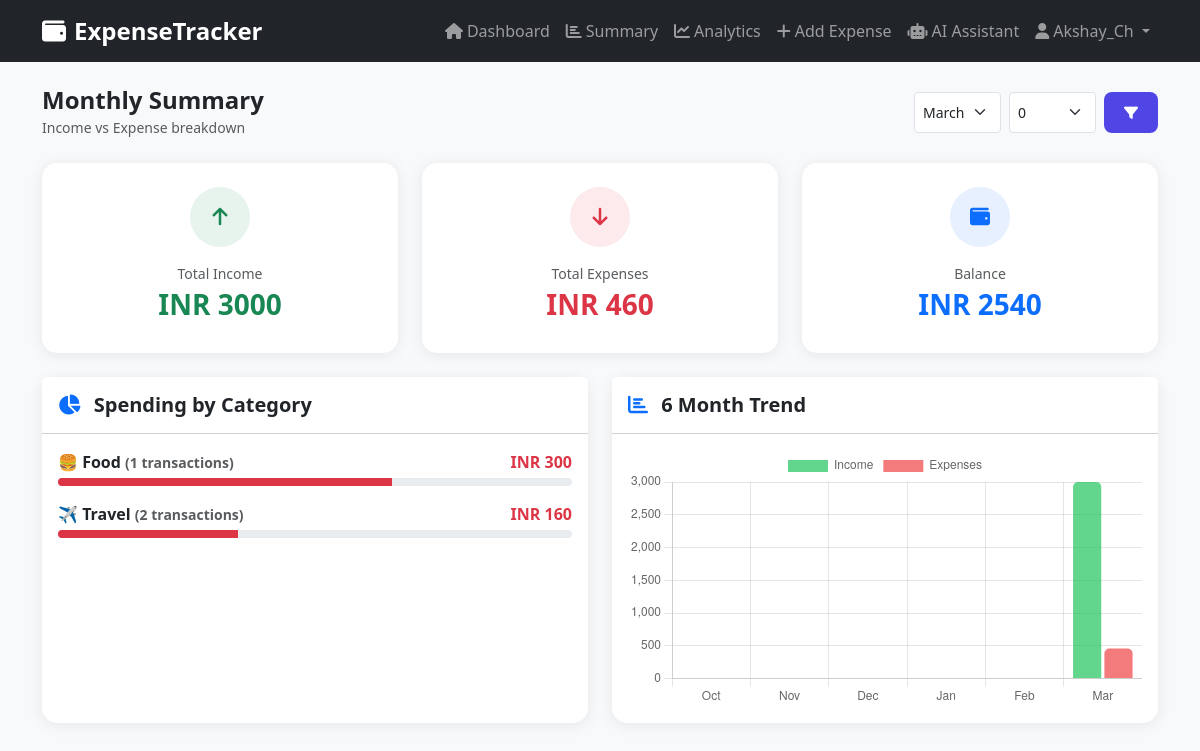
/summary/ (signed in), run on the app's committed database.
### accounts/models.py (models this page shows, shortened)
class UserProfile(models.Model):
    user = models.OneToOneField(User, on_delete=models.CASCADE)
    profile_picture = models.ImageField(
        upload_to='profile_pics/',
        blank=True,
        null=True
    )
    currency = models.CharField(
        max_length=10,
        default='USD'
    )
    monthly_budget = models.DecimalField(
        max_digits=10,
        decimal_places=2,
        default=0.00
    )
    created_at = models.DateTimeField(auto_now_add=True)

### expenses/views.py (the view)
# urls.py: path('summary/', views.summary_view, name='summary'),
@login_required
def summary_view(request):
    from django.db.models import Sum, Count
    from datetime import datetime
    import json
    today = datetime.today()
    month = today.month
    year = today.year
    selected_month = int(request.GET.get('month', month))
    selected_year = int(request.GET.get('year', year))
    monthly_data = Expense.objects.filter(
        user=request.user,
        date__month=selected_month,
        date__year=selected_year
    )
    total_income = monthly_data.filter(
        type='income'
    ).aggregate(total=Sum('amount'))['total'] or 0
    total_expenses = monthly_data.filter(
        type='expense'
    ).aggregate(total=Sum('amount'))['total'] or 0
    balance = total_income - total_expenses
    category_data = monthly_data.filter(
        type='expense'
    ).values(
        'category__name',
        'category__icon'
    ).annotate(
        total=Sum('amount'),
        count=Count('id')
    ).order_by('-total')
    months_data = []
    for i in range(5, -1, -1):
        from datetime import date
        from dateutil.relativedelta import relativedelta
        d = date.today() - relativedelta(months=i)
        m_expenses = Expense.objects.filter(
            user=request.user,
            type='expense',
            date__month=d.month,
            date__year=d.year
        ).aggregate(total=Sum('amount'))['total'] or 0
        m_income = Expense.objects.filter(
            user=request.user,
            type='income',
            date__month=d.month,
            date__year=d.year
        ).aggregate(total=Sum('amount'))['total'] or 0
        months_data.append({
            'month': d.strftime('%b'),
            'expenses': float(m_expenses),
            'income': float(m_income),
        })
    try:
        currency = request.user.userprofile.currency
    except:
        currency = 'USD'
    month_names = [
        'January', 'February', 'March', 'April',
        'May', 'June', 'July', 'August',
        'September', 'October', 'November', 'December'
    ]
    context = {
        'total_income': total_income,
        'total_expenses': total_expenses,
        'balance': balance,
        'category_data': category_data,
        'currency': currency,
        'months_data': json.dumps(months_data),
        'selected_month': selected_month,
        'selected_year': selected_year,
        'month_names': enumerate(month_names, 1),
        'current_year': year,
    }
    return render(request, 'expenses/summary.html', context)

### templates/expenses/summary.html (shortened to what this page needs)
{% extends 'base.html' %}
{% block content %}
<div class="d-flex justify-content-between align-items-center mb-4">
    <div>
        <h4 class="fw-bold mb-0">Monthly Summary</h4>
        <small class="text-muted">Income vs Expense breakdown</small>
    </div>
    <form method="GET" class="d-flex gap-2">
        <select name="month" class="form-select form-select-sm">
            {% for num, name in month_names %}
            <option value="{{ num }}"
                {% if num == selected_month %}selected{% endif %}>
                {{ name }}
            </option>
            {% endfor %}
        </select>
        <select name="year" class="form-select form-select-sm">
            {% for y in "012345"|make_list %}
            <option value="{{ current_year|add:'-'|add:y }}"
                >
                {{ current_year|add:'-'|add:y }}
            </option>
            {% endfor %}
        </select>
        <button type="submit" class="btn btn-primary btn-sm">
            <i class="fas fa-filter"></i>
        </button>
    </form>
</div>
<div class="row g-4 mb-4">
    <div class="col-md-4">
        <div class="card p-4 text-center">
            <div class="rounded-circle bg-success bg-opacity-10
                        d-inline-flex align-items-center
                        justify-content-center mx-auto mb-3"
                 style="width:60px; height:60px;">
                <i class="fas fa-arrow-up text-success fa-lg"></i>
            </div>
            <small class="text-muted">Total Income</small>
            <h3 class="fw-bold text-success mt-1">
                {{ currency }} {{ total_income }}
            </h3>
        </div>
    </div>
    <div class="col-md-4">
        <div class="card p-4 text-center">
            <div class="rounded-circle bg-danger bg-opacity-10
                        d-inline-flex align-items-center
                        justify-content-center mx-auto mb-3"
                 style="width:60px; height:60px;">
                <i class="fas fa-arrow-down text-danger fa-lg"></i>
            </div>
            <small class="text-muted">Total Expenses</small>
            <h3 class="fw-bold text-danger mt-1">
                {{ currency }} {{ total_expenses }}
            </h3>
        </div>
    </div>
    <div class="col-md-4">
        <div class="card p-4 text-center">
            <div class="rounded-circle bg-primary bg-opacity-10
                        d-inline-flex align-items-center
                        justify-content-center mx-auto mb-3"
                 style="width:60px; height:60px;">
                <i class="fas fa-wallet text-primary fa-lg"></i>
            </div>
            <small class="text-muted">Balance</small>
            <h3 class="fw-bold mt-1
                {% if balance >= 0 %}text-primary{% else %}text-danger{% endif %}">
                {{ currency }} {{ balance }}
            </h3>
        </div>
    </div>
</div>
<div class="row g-4">
    <div class="col-md-6">
        <div class="card h-100">
            <div class="card-header bg-white py-3">
                <h5 class="mb-0 fw-bold">
                    <i class="fas fa-chart-pie text-primary me-2"></i>
                    Spending by Category
                </h5>
            </div>
            <div class="card-body">
                {% if category_data %}
                    {% for cat in category_data %}
                    <div class="mb-3">
                        <div class="d-flex justify-content-between mb-1">
                            <span class="fw-semibold">
                                {{ cat.category__icon }}
                                {{ cat.category__name|default:"Uncategorized" }}
                                <small class="text-muted">
                                    ({{ cat.count }} transactions)
                                </small>
                            </span>
                            <span class="fw-bold text-danger">
                                {{ currency }} {{ cat.total }}
                            </span>
                        </div>
                        {% if total_expenses > 0 %}
                        <div class="progress" style="height:8px;">
                            <div class="progress-bar bg-danger"
                                 style="width: {% widthratio cat.total total_expenses 100 %}%">
                            </div>
                        </div>
                        {% endif %}
                    </div>
                    {% endfor %}
                {% else %}
                    <div class="text-center py-4">
                        <i class="fas fa-chart-pie fa-3x text-muted mb-3"></i>
                        <p class="text-muted">No expense data for this month!</p>
                    </div>
                {% endif %}
            </div>
        </div>
    </div>
    <div class="col-md-6">
        <div class="card h-100">
            <div class="card-header bg-white py-3">
                <h5 class="mb-0 fw-bold">
                    <i class="fas fa-chart-bar text-primary me-2"></i>
                    6 Month Trend
                </h5>
            </div>
            <div class="card-body">
                <canvas id="trendChart"></canvas>
            </div>
        </div>
    </div>
</div>
{% endblock %}
{% block extra_js %}
<script>
    const monthsData = {{ months_data|safe }};
    const labels = monthsData.map(d => d.month);
    const expenses = monthsData.map(d => d.expenses);
    const income = monthsData.map(d => d.income);
    const ctx = document.getElementById('trendChart').getContext('2d');
    new Chart(ctx, {
        type: 'bar',
        data: {
            labels: labels,
            datasets: [
                {
                    label: 'Income',
                    data: income,
                    backgroundColor: 'rgba(34, 197, 94, 0.7)',
                    borderRadius: 5,
                },
                {
                    label: 'Expenses',
                    data: expenses,
                    backgroundColor: 'rgba(239, 68, 68, 0.7)',
                    borderRadius: 5,
                }
            ]
        },
        options: {
            responsive: true,
            plugins: {
                legend: { position: 'top' }
            },
            scales: {
                y: {
                    beginAtZero: true
                }
            }
        }
    });
</script>
{% endblock %}

### templates/base.html (shortened to what this page needs)
<!DOCTYPE html>
<html lang="en">
<head>
    <link href="https://cdn.jsdelivr.net/npm/bootstrap@5.3.0/dist/css/bootstrap.min.css" rel="stylesheet">
    <link href="https://cdnjs.cloudflare.com/ajax/libs/font-awesome/6.4.0/css/all.min.css" rel="stylesheet">
</head>
<body>
    {% if user.is_authenticated %}
    <nav class="navbar navbar-expand-lg navbar-dark bg-dark">
        <div class="container">
            <a class="navbar-brand" href="#">
                <i class="fas fa-wallet me-2"></i>ExpenseTracker
            </a>
            <div class="collapse navbar-collapse" id="navbarNav">
                <ul class="navbar-nav ms-auto">
                    <li class="nav-item">
                        <a class="nav-link" href="{% url 'dashboard' %}">
                            <i class="fas fa-home me-1"></i>Dashboard
                        </a>
                    </li>
                    <li class="nav-item">
                        <a class="nav-link" href="{% url 'summary' %}">
                            <i class="fas fa-chart-bar me-1"></i>Summary
                        </a>
                    </li>
                    <li class="nav-item">
                        <a class="nav-link" href="{% url 'analytics' %}">
                            <i class="fas fa-chart-line me-1"></i>Analytics
                        </a>
                    </li>
                    <li class="nav-item">
                        <a class="nav-link" href="{% url 'add_expense' %}">
                            <i class="fas fa-plus me-1"></i>Add Expense
                        </a>
                    </li>
                     <li class="nav-item">
                        <a class="nav-link" href="{% url 'ai_assistant' %}">
                            <i class="fas fa-robot me-1"></i>AI Assistant
                        </a>
                    </li>
                    <li class="nav-item dropdown">
                        <a class="nav-link dropdown-toggle" href="#"
                           data-bs-toggle="dropdown">
                            <i class="fas fa-user me-1"></i>{{ user.username }}
                        </a>
                    </li>
                </ul>
            </div>
        </div>
    </nav>
    {% endif %}
    <main class="container my-4">
        {% block content %}{% endblock %}
    </main>
    {% block extra_js %}{% endblock %}
</body>
</html>

### templates/base.html (style rules this page uses)
body { background-color: #f8f9fa; font-family: 'Segoe UI', sans-serif; }
.navbar-brand { font-weight: 700; font-size: 1.5rem; }
.card { border: none; border-radius: 15px; box-shadow: 0 2px 15px rgba(0,0,0,0.08); }
.btn-primary { background: #4f46e5; border: none; border-radius: 8px; padding: 10px 20px; }

### data on the page
UserProfile: currency "INR", category_data "INR" "INR"

### other printed values
{{ user.username }} "Akshay_Ch"
{{ total_income }} "3000"
{{ total_expenses }} "460"
{{ balance }} "2540"
{{ cat.category__icon }} "🍔" "✈️"
{{ cat.category__name|default:"Uncategorized" }} "Food" "Travel"
{{ cat.count }} "1" "2"
{{ cat.total }} "300" "160"
form field month "March"
form field year "0"
